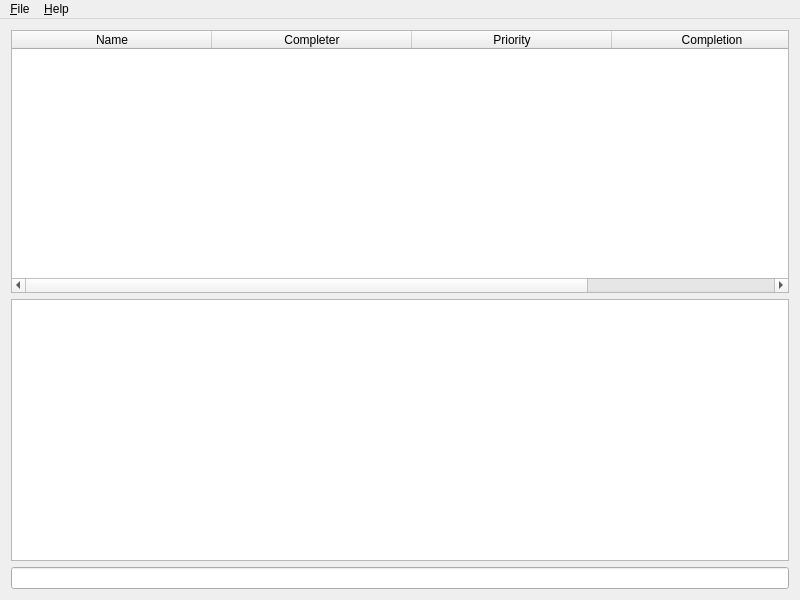
<?xml version="1.0" encoding="UTF-8"?>
<ui version="4.0">
 <class>MainWindow</class>
 <widget class="QMainWindow" name="MainWindow">
  <property name="geometry">
   <rect>
    <x>0</x>
    <y>0</y>
    <width>800</width>
    <height>600</height>
   </rect>
  </property>
  <property name="sizePolicy">
   <sizepolicy hsizetype="Expanding" vsizetype="Expanding">
    <horstretch>0</horstretch>
    <verstretch>0</verstretch>
   </sizepolicy>
  </property>
  <property name="windowTitle">
   <string>pyTasker</string>
  </property>
  <property name="windowIcon">
   <iconset>
    <normaloff>icon.png</normaloff>icon.png</iconset>
  </property>
  <widget class="QWidget" name="centralWidget">
   <property name="sizePolicy">
    <sizepolicy hsizetype="Expanding" vsizetype="Expanding">
     <horstretch>0</horstretch>
     <verstretch>0</verstretch>
    </sizepolicy>
   </property>
   <layout class="QGridLayout" name="gridLayout_2">
    <item row="0" column="0">
     <widget class="QTableWidget" name="tableWidget">
      <property name="horizontalScrollBarPolicy">
       <enum>Qt::ScrollBarAsNeeded</enum>
      </property>
      <attribute name="horizontalHeaderCascadingSectionResizes">
       <bool>true</bool>
      </attribute>
      <attribute name="horizontalHeaderDefaultSectionSize">
       <number>200</number>
      </attribute>
      <attribute name="horizontalHeaderShowSortIndicator" stdset="0">
       <bool>true</bool>
      </attribute>
      <attribute name="horizontalHeaderStretchLastSection">
       <bool>true</bool>
      </attribute>
      <attribute name="verticalHeaderHighlightSections">
       <bool>false</bool>
      </attribute>
      <column>
       <property name="text">
        <string>Name</string>
       </property>
      </column>
      <column>
       <property name="text">
        <string>Completer</string>
       </property>
      </column>
      <column>
       <property name="text">
        <string>Priority</string>
       </property>
      </column>
      <column>
       <property name="text">
        <string>Completion</string>
       </property>
      </column>
     </widget>
    </item>
    <item row="1" column="0">
     <widget class="QPlainTextEdit" name="plainTextEdit">
      <property name="readOnly">
       <bool>true</bool>
      </property>
     </widget>
    </item>
    <item row="2" column="0">
     <widget class="QLineEdit" name="lineEdit"/>
    </item>
   </layout>
  </widget>
  <widget class="QMenuBar" name="menuBar">
   <property name="geometry">
    <rect>
     <x>0</x>
     <y>0</y>
     <width>800</width>
     <height>24</height>
    </rect>
   </property>
   <widget class="QMenu" name="menuFile">
    <property name="title">
     <string>&amp;File</string>
    </property>
    <addaction name="actionQuit"/>
   </widget>
   <widget class="QMenu" name="menuHelp">
    <property name="title">
     <string>&amp;Help</string>
    </property>
    <addaction name="actionAbout"/>
   </widget>
   <addaction name="menuFile"/>
   <addaction name="menuHelp"/>
  </widget>
  <action name="actionAbout">
   <property name="icon">
    <iconset>
     <normaloff>about.png</normaloff>about.png</iconset>
   </property>
   <property name="text">
    <string>About</string>
   </property>
   <property name="toolTip">
    <string>About this application</string>
   </property>
   <property name="shortcut">
    <string>Ctrl+A</string>
   </property>
   <property name="iconVisibleInMenu">
    <bool>true</bool>
   </property>
  </action>
  <action name="actionQuit">
   <property name="icon">
    <iconset>
     <normaloff>quit.png</normaloff>quit.png</iconset>
   </property>
   <property name="text">
    <string>Quit</string>
   </property>
   <property name="toolTip">
    <string>Quit this application</string>
   </property>
   <property name="shortcut">
    <string>Ctrl+W</string>
   </property>
   <property name="iconVisibleInMenu">
    <bool>true</bool>
   </property>
  </action>
 </widget>
 <layoutdefault spacing="6" margin="11"/>
 <resources/>
 <connections/>
</ui>
